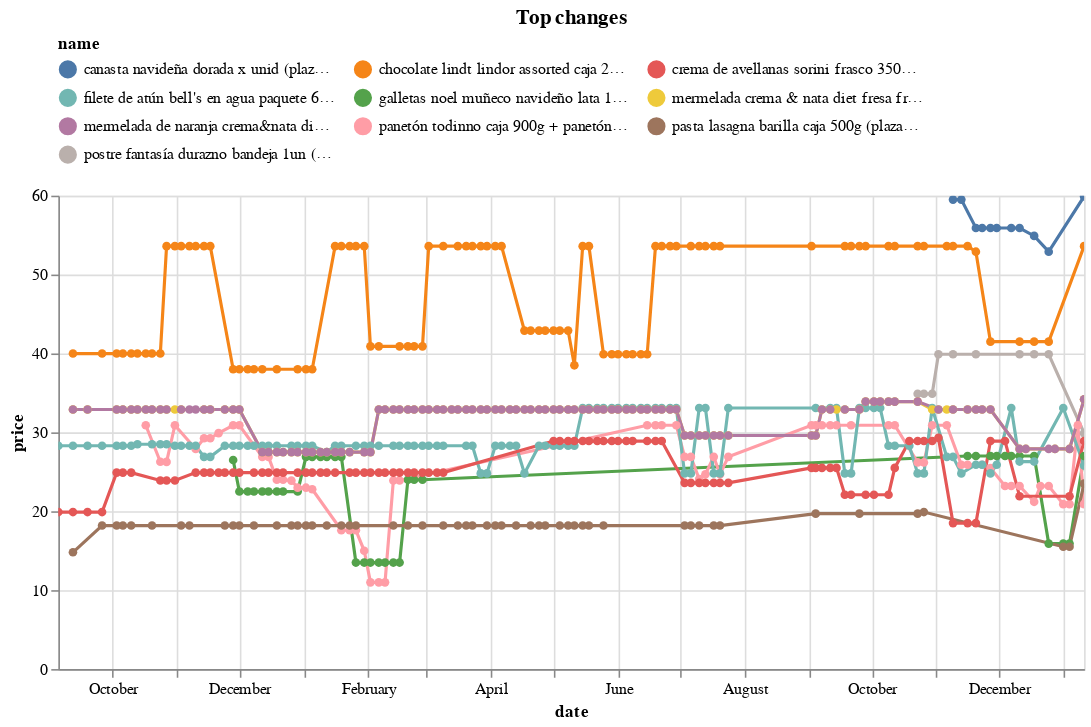

The notebook cell this image was saved under:
### Code cell
top_changes_abs.head(10).pipe(plot_changes, 'Top changes')

### Figure 1 — Vega-Lite specification as saved in the notebook (floating-point values rounded to 4 significant figures; data arrays with more than 128 entries replaced by an {"elided": "..."} marker saying what was removed)
{"config": {"view": {"continuousWidth": 300, "continuousHeight": 300}, "legend": {"columns": 3, "orient": "top"}}, "data": {"name": "data-505839fb97b49ba09c24e4fd40ca36e4"}, "mark": {"type": "line", "point": true}, "encoding": {"color": {"field": "name", "scale": {"domain": ["canasta navideña dorada x unid (plaza_vea)", "chocolate lindt lindor assorted caja 200g (plaza_vea)", "crema de avellanas sorini frasco 350g (plaza_vea)", "filete de atún bell's en agua paquete 6un (plaza_vea)", "galletas noel muñeco navideño lata 160g (plaza_vea)", "mermelada crema & nata diet fresa frasco 330g (plaza_vea)", "mermelada de naranja crema&nata diet sin azúcar frasco 330g (plaza_vea)", "panetón todinno caja 900g + panetón todinnito caja 85g (plaza_vea)", "pasta lasagna barilla caja 500g (plaza_vea)", "postre fantasía durazno bandeja 1un (plaza_vea)"]}, "type": "nominal"}, "tooltip": [{"field": "name", "type": "nominal"}, {"field": "price", "type": "quantitative"}, {"field": "last_price", "type": "quantitative"}], "x": {"field": "date", "type": "temporal"}, "y": {"field": "price", "type": "quantitative"}}, "params": [{"name": "param_7", "select": {"type": "point", "fields": ["name"]}, "bind": "legend"}, {"name": "param_8", "select": {"type": "interval", "encodings": ["x", "y"]}, "bind": "scales"}], "title": "Top changes", "transform": [{"filter": {"param": "param_7"}}], "width": 650, "$schema": "https://vega.github.io/schema/vega-lite/v5.16.3.json", "datasets": {"data-505839fb97b49ba09c24e4fd40ca36e4": {"elided": "672 records"}}}
